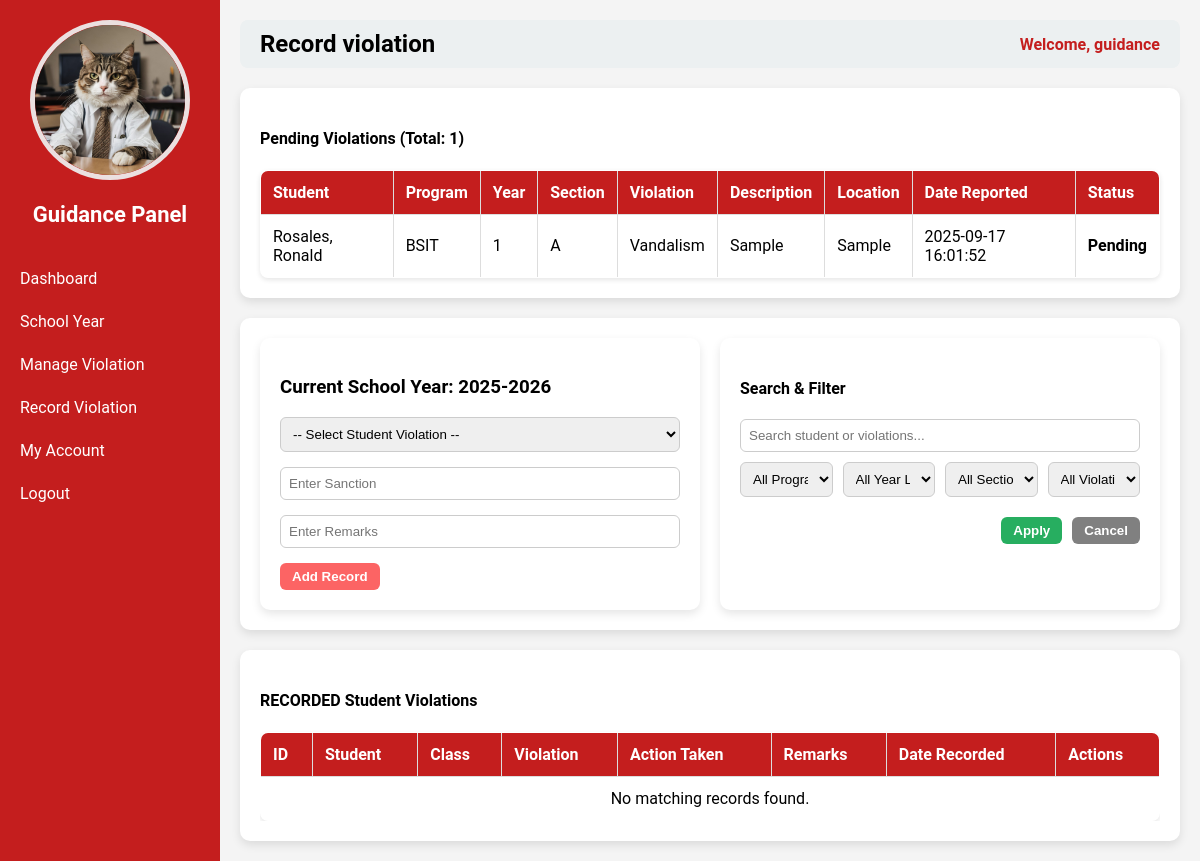
The app's page /guidance.php?page=record_violation (signed in), older data.
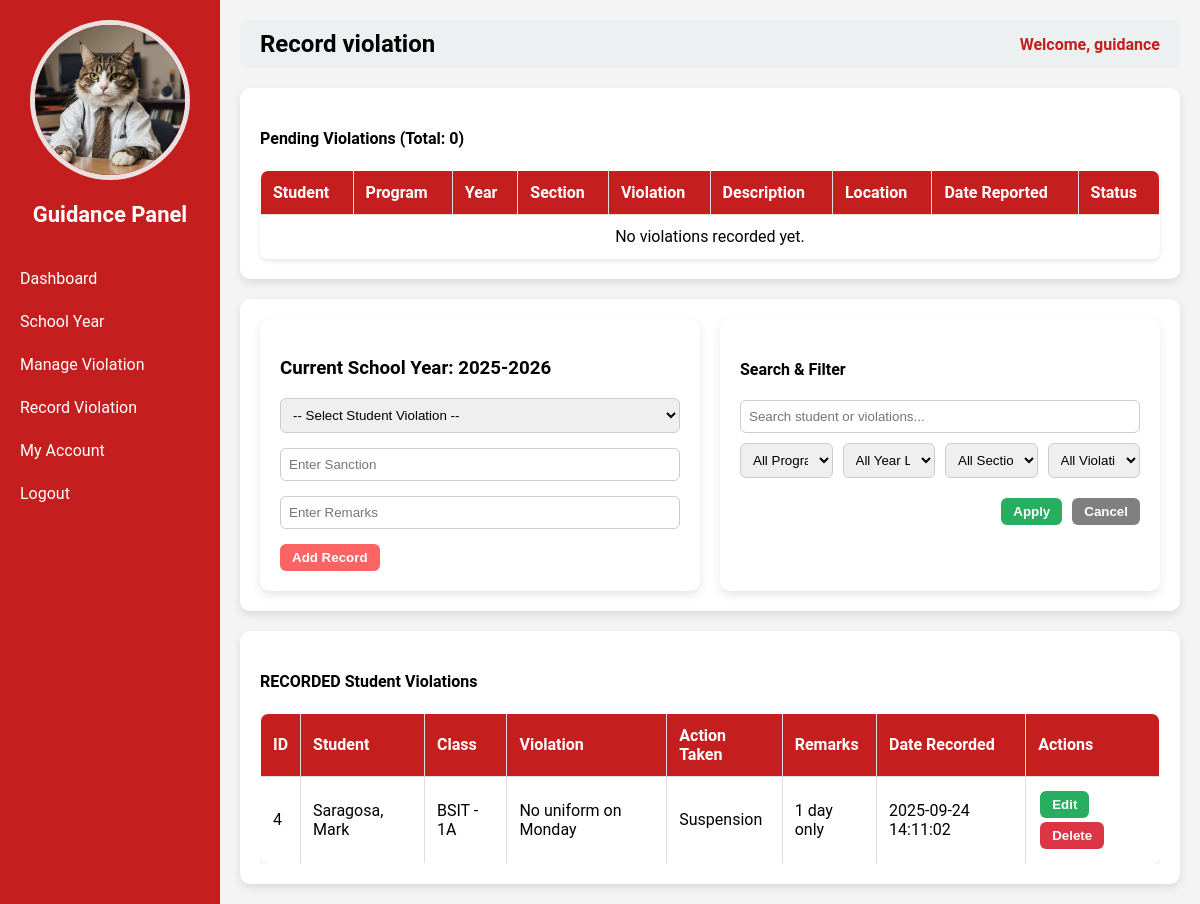
The same page, newer data.
### tables this page shows
CREATE TABLE `users` (
  `id` int(11) NOT NULL,
  `username` varchar(50) NOT NULL,
  `password` varchar(255) NOT NULL,
  `role` varchar(50) NOT NULL,
  `email` varchar(255) NOT NULL,
  `contact` varchar(50) NOT NULL,
  `status` varchar(50) NOT NULL,
  `img` varchar(255) NOT NULL
);

CREATE TABLE `student_violations` (
  `id` int(11) NOT NULL,
  `student_id` int(11) NOT NULL,
  `violation_id` int(11) NOT NULL,
  `description` text NOT NULL,
  `location` varchar(50) NOT NULL,
  `date_time` datetime NOT NULL DEFAULT current_timestamp(),
  `status` varchar(50) NOT NULL,
  `user_id` int(11) NOT NULL,
  `school_year_id` int(11) NOT NULL
);

CREATE TABLE `students` (
  `id` int(11) NOT NULL,
  `first_name` varchar(50) NOT NULL,
  `last_name` varchar(50) NOT NULL,
  `school_year_id` int(11) NOT NULL,
  `program_id` int(11) NOT NULL,
  `year_level_id` int(11) NOT NULL,
  `section_id` int(11) NOT NULL,
  `address` varchar(100) NOT NULL,
  `contact` varchar(20) NOT NULL,
  `img` varchar(255) NOT NULL,
  `user_id` int(11) NOT NULL
);

CREATE TABLE `programs` (
  `id` int(11) NOT NULL,
  `program_code` varchar(50) NOT NULL,
  `program_name` varchar(100) NOT NULL
);

CREATE TABLE `year_levels` (
  `id` int(11) NOT NULL,
  `year_level` varchar(50) NOT NULL,
  `year_code` varchar(50) NOT NULL
);

CREATE TABLE `sections` (
  `id` int(11) NOT NULL,
  `section_name` varchar(50) NOT NULL
);

CREATE TABLE `violations` (
  `id` int(11) NOT NULL,
  `violation` varchar(100) NOT NULL
);

CREATE TABLE `school_years` (
  `id` int(11) NOT NULL,
  `school_year` varchar(50) NOT NULL,
  `is_current` tinyint(1) DEFAULT 0
);

CREATE TABLE `record_violations` (
  `id` int(11) NOT NULL,
  `student_violations_id` int(11) NOT NULL,
  `action_taken` varchar(255) NOT NULL,
  `remarks` text NOT NULL,
  `date_recorded` timestamp NOT NULL DEFAULT current_timestamp(),
  `user_id` int(11) NOT NULL,
  `school_year_id` int(11) NOT NULL,
  `status` varchar(50) NOT NULL
);

### guidance_pages/record_violation.php (the view, shortened to what this page needs)
<?php
require __DIR__ . '/../db_connect.php';
$current_sy_row = $pdo->query("SELECT * FROM school_years WHERE is_current=1 LIMIT 1")->fetch(PDO::FETCH_ASSOC);
$current_sy_id = $current_sy_row ? $current_sy_row['id'] : null;
$current_sy = $current_sy_row ? $current_sy_row['school_year'] : "None";
$edit_mode = false;
$edit_id = null;
$edit_action = "";
$edit_remarks = "";
$query = "
    SELECT rv.*,
           sv.description AS violation_description,
           st.first_name, st.last_name,
           p.program_code,
           yl.year_code AS year_level,
           sec.section_name,
           sy.school_year
    FROM record_violations rv
    JOIN student_violations sv ON rv.student_violations_id = sv.id
    JOIN students st ON sv.student_id = st.id
    JOIN programs p ON st.program_id = p.id
    JOIN year_levels yl ON st.year_level_id = yl.id
    JOIN sections sec ON st.section_id = sec.id
    JOIN school_years sy ON rv.school_year_id = sy.id
    WHERE rv.school_year_id = ?
";
$params = [$current_sy_id];
$query .= " ORDER BY rv.date_recorded DESC";
$records = $pdo->prepare($query);
$records->execute($params);
$records = $records->fetchAll(PDO::FETCH_ASSOC);
$stmt = $pdo->prepare("
    SELECT sv.id, s.first_name, s.last_name,
           p.program_code,
           yl.year_code AS year_level,
           sec.section_name,
           v.violation, sv.description, sv.location, sv.date_time, sv.status
    FROM student_violations sv
    JOIN students s ON sv.student_id = s.id
    JOIN programs p ON s.program_id = p.id
    JOIN year_levels yl ON s.year_level_id = yl.id
    JOIN sections sec ON s.section_id = sec.id
    JOIN violations v ON sv.violation_id = v.id
    WHERE sv.school_year_id = ?
    AND sv.status = 'Pending'
    ORDER BY sv.date_time DESC
");
$stmt->execute([$current_sy_id]);
$studentViolations = $stmt->fetchAll(PDO::FETCH_ASSOC);
$totalViolations = count($studentViolations);
?>
<div class="container">
    <h4>Pending Violations (Total: <?= $totalViolations ?>)</h4>
    <table class="styled-table" id="violationTable">
    <thead>
        <tr>
            <th>Student</th>
            <th>Program</th>
            <th>Year</th>
            <th>Section</th>
            <th>Violation</th>
            <th>Description</th>
            <th>Location</th>
            <th>Date Reported</th>
            <th>Status</th>
        </tr>
    </thead>
    <tbody>
        <?php if ($totalViolations > 0): ?>
            <?php foreach ($studentViolations as $v): ?>
                <tr>
                    <td><?= htmlspecialchars($v['last_name'] . ", " . $v['first_name']); ?></td>
                    <td><?= htmlspecialchars($v['program_code']); ?></td>
                    <td><?= htmlspecialchars($v['year_level']); ?></td>
                    <td><?= htmlspecialchars($v['section_name']); ?></td>
                    <td><?= htmlspecialchars($v['violation']); ?></td>
                    <td><?= htmlspecialchars($v['description']); ?></td>
                    <td><?= htmlspecialchars($v['location']); ?></td>
                    <td><?= htmlspecialchars($v['date_time']); ?></td>
                    <td><strong><?= htmlspecialchars($v['status']); ?></strong></td>
                </tr>
            <?php endforeach; ?>
        <?php else: ?>
            <tr><td colspan="10" style="text-align:center;">No violations recorded yet.</td></tr>
        <?php endif; ?>
    </tbody>
</table>
</div>
<div class="container two-columns">
    <div class="left-box">
        <h3>Current School Year: <?= htmlspecialchars($current_sy) ?></h3>
        <form method="POST" class="form-box">
            <select name="student_violations_id" required <?= $edit_mode ? "disabled" : "" ?>>
                <option value="">-- Select Student Violation --</option>
            </select>
            <input type="text" name="action_taken" placeholder="Enter Sanction"
                value="<?= htmlspecialchars($edit_action); ?>" required>
            <input type="text" name="remarks" class="remarks-input" placeholder="Enter Remarks"
                value="<?= htmlspecialchars($edit_remarks); ?>">
            <?php if ($edit_mode): ?>
                <input type="hidden" name="id" value="<?= $edit_id; ?>">
                <button type="submit" name="update_record" class="btn btn-warning">Update</button>
                <a href="guidance.php?page=record_violation" class="btn btn-secondary">Cancel</a>
            <?php else: ?>
                <button type="submit" name="add_record" class="btn btn-primary">Add Record</button>
            <?php endif; ?>
        </form>
    </div>
    <div class="right-box">
    <h4>Search & Filter</h4>
    <div class="form-box">
        <input type="text" id="recordSearch" class="search-input" placeholder="Search student or violations...">
    </div>
    <div class="form-box filter-grid">
        <select id="filterProgram">
            <option value="">All Programs</option>
        </select>
        <select id="filterYear">
            <option value="">All Year Levels</option>
        </select>
        <select id="filterSection">
            <option value="">All Sections</option>
        </select>
        <select id="filterViolation">
            <option value="">All Violations</option>
        </select>
    </div>
    <div class="filter-buttons">
            <button type="button" class="btn btn-info" onclick="applyRecordFilters()">Apply</button>
            <button type="button" class="btn btn-secondary" onclick="cancelRecordFilters()">Cancel</button>
    </div>
</div>
</div>
<div class="container">
    <div class="table-box">
        <h4>RECORDED Student Violations</h4>
        <table class="styled-table">
    <thead>
        <tr>
            <th>ID</th>
            <th>Student</th>
            <th>Class</th>
            <th>Violation</th>
            <th>Action Taken</th>
            <th>Remarks</th>
            <th>Date Recorded</th>
            <th>Actions</th>
        </tr>
    </thead>
    <tbody>
    <?php if ($records): ?>
        <?php foreach ($records as $r): ?>
            <tr>
                <td><?= $r['id']; ?></td>
                <td><?= htmlspecialchars($r['last_name'] . ", " . $r['first_name']); ?></td>
                <td><?= htmlspecialchars($r['program_code'] . " - " . $r['year_level'] . $r['section_name']); ?></td>
                <td><?= htmlspecialchars($r['violation_description']); ?></td>
                <td><?= htmlspecialchars($r['action_taken']); ?></td>
                <td><?= htmlspecialchars($r['remarks']); ?></td>
                <td><?= $r['date_recorded']; ?></td>
                <td>
                    <form method="POST" class="inline-form">
                        <button type="submit" name="edit_record" class="btn btn-info">Edit</button>
                    </form>
                    <form method="POST" class="inline-form">
                        <button type="submit" name="delete_record" class="btn btn-danger"
                                onclick="return confirm('Are you sure you want to delete this record?')">
                            Delete
                        </button>
                    </form>
                </td>
            </tr>
        <?php endforeach; ?>
    <?php else: ?>
        <tr><td colspan="8" style="text-align:center;">No matching records found.</td></tr>
    <?php endif; ?>
    </tbody>
</table>
    </div>
</div>

### guidance.php (shortened to what this page needs)
<?php
require 'db_connect.php';
$id = $_SESSION['user_id'];
$stmt = $pdo->prepare("SELECT * FROM users WHERE id=?");
$stmt->execute([$id]);
$user = $stmt->fetch(PDO::FETCH_ASSOC);
$page = isset($_GET['page']) ? $_GET['page'] : 'dashboard';
?>
<!DOCTYPE html>
<html>
<head>
</head>
<body>
<div class="sidebar">
    <div class="column profile-photo">
        <?php if (!empty($user['img'])): ?>
            <img src="<?php echo htmlspecialchars($user['img']); ?>" alt="Profile Image">
        <?php else: ?>
            <img src="default.png" alt="Profile Image">
        <?php endif; ?>
    </div>
    <h2>Guidance Panel</h2>
    <a href="?page=dashboard">Dashboard</a>
    <a href="?page=manage_school_year">School Year</a>
    <a href="?page=manage_violation">Manage Violation</a>
    <a href="?page=record_violation">Record Violation</a>
    <a href="?page=my_account">My Account</a>
    <a href="logout.php">Logout</a>
</div>
<div class="main-content">
    <div class="header">
        <h2><?php echo ucfirst(str_replace('_',' ', $page)); ?></h2>
        <span>Welcome, <?php echo $_SESSION['username']; ?></span>
    </div>
    <div class="content" style="margin-top:20px;">
        <?php
        $pageFile = "guidance_pages/{$page}.php";
        if (file_exists($pageFile)) {
            include $pageFile;
        } else {
            echo "<p>Page not found.</p>";
        }
        ?>
    </div>
</div>
</body>
</html>

### guidance.php (style rules this page uses)
body { margin:0; font-family:'Roboto', sans-serif; background:#f4f4f4; }
.sidebar { position: fixed; top:0; left:0; width:220px; height:100%; background-color:#c41e1e; color:white; display:flex; flex-direction:column; padding-top:20px; }
.sidebar h2 { text-align:center; margin-bottom:30px; font-size:22px; }
.sidebar a { padding:12px 20px; text-decoration:none; color:white; display:block; transition:0.3s; }
.main-content { margin-left:220px; padding:20px; }
.header { display:flex; justify-content:space-between; align-items:center; background:#ecf0f1; padding:10px 20px; border-radius:8px; }
.header h2 { margin:0; }
.header span { font-weight: bold;color: #c41e1e; }
.profile-photo { text-align: center; }
.profile-photo img { width: 150px; height: 150px; object-fit: cover; border-radius: 50%; border: 5px solid #ebe0e0ff; }

### guidance_pages/record_violation.php (style rules this page uses)
.container { background:#fff; padding:20px; border-radius:10px; box-shadow:0 4px 10px rgba(0,0,0,0.1); margin-top:20px; }
.form-box { display: flex; flex-wrap: wrap; gap: 5px; }
.form-box select, .form-box textarea, .form-box input { padding: 8px; border: 1px solid #ccc; border-radius: 6px; margin-bottom: 10px; width: 100%; }
.table-box { max-height:400px; overflow-y:auto; }
.styled-table { width:100%; border-collapse:collapse; border:1px solid #ddd; border-radius:8px; overflow:hidden; box-shadow:0 2px 5px rgba(0,0,0,0.1); }
.styled-table th, .styled-table td { padding:12px; text-align:left; border:1px solid #ddd; }
.styled-table thead { background:#c41e1e; color:white; }
.inline-form { display:inline-block; margin:2px; }
.btn { padding:6px 12px; border-radius:6px; border:none; cursor:pointer; font-weight:bold; color:white; }
.btn-primary { background:#fc6464ff; }
.btn-danger { background:#dc3545; }
.btn-info { background:#27ae60; }
.btn-secondary { background:gray; text-decoration:none; }
.remarks-input { width: 400px; }
.two-columns { display: flex; gap: 20px; }
.left-box, .right-box { flex: 1; background: #fff; padding: 20px; border-radius: 10px; box-shadow: 0 4px 10px rgba(0,0,0,0.1); }
.filter-grid { display: grid; grid-template-columns: repeat(4, 1fr); gap: 10px; }
.filter-buttons { grid-column: span 3; display: flex; gap: 10px; margin-top: 10px; justify-content: flex-end; }

Row changes from the older to the newer data that the page shows:
removed student_violations: student.first_name "Rosales, Ronald", programs.program_code "BSIT", year_levels.year_code "1", sections.section_name "A", violation.violation "Vandalism", description "Sample", location "Sample", date_time "2025-09-17 16:01:52", status "Pending"
added record_violations: id "4", students.last_name+first_name "Saragosa, Mark", programs.program_code "BSIT - 1A", student_violations.description "No uniform on Monday", action_taken "Suspension", remarks "1 day only", date_recorded "2025-09-24 14:11:02"
Text that changed along with them:
$totalViolations: "1" → "0"
text no longer shown: "No matching records found."
text now shown: "No violations recorded yet."
